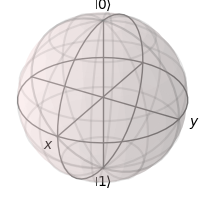

The script that saved this image:

import sys
from mpl_toolkits.mplot3d import Axes3D
from qutip import *
from matplotlib.backends.backend_qt5agg import FigureCanvasQTAgg as FigureCanvas
import matplotlib.pyplot as plt
from PyQt5.QtWidgets import *
from PyQt5.QtGui import *
from interfaces.workspace import *
from utils.layouts import *


class Try(QWidget):
    def __init__(self):
        super().__init__()
        self.layout = QHBoxLayout(self)
        self.figure = plt.figure(constrained_layout = True)
        self.scene = FigureCanvas(self.figure)
        self.ax = self.figure.add_subplot(111, projection='3d')
        self.b = Bloch(fig=self.figure, axes=self.ax)
        self.b.render()
        self.layout.addWidget(self.scene)
        self.scene.draw()
        plt.imsave('try.png', self.b)

class Try2(QWidget):
    def __init__(self):
        super().__init__()
        self.b = Bloch(figsize=[2,2])
        self.b.font_size = 10
        print(self.b)
        self.b.save('assets/trial.png')
        self.pix = QPixmap('assets/trial.png')
        self.item = QGraphicsPixmapItem()
        self.item.setPixmap(self.pix)
        scene = WorkspaceScene()
        work = Workspace(scene)
        scene.addItem(self.item)
        self.verticalLayout = VerticalOrganizer(self)
        self.verticalLayout.setObjectName("verticalLayout")
        self.verticalLayout.add(work)






if __name__ == "__main__":
    app = QApplication(sys.argv)
    main = Try2()
    main.show()
    sys.exit(app.exec_())
